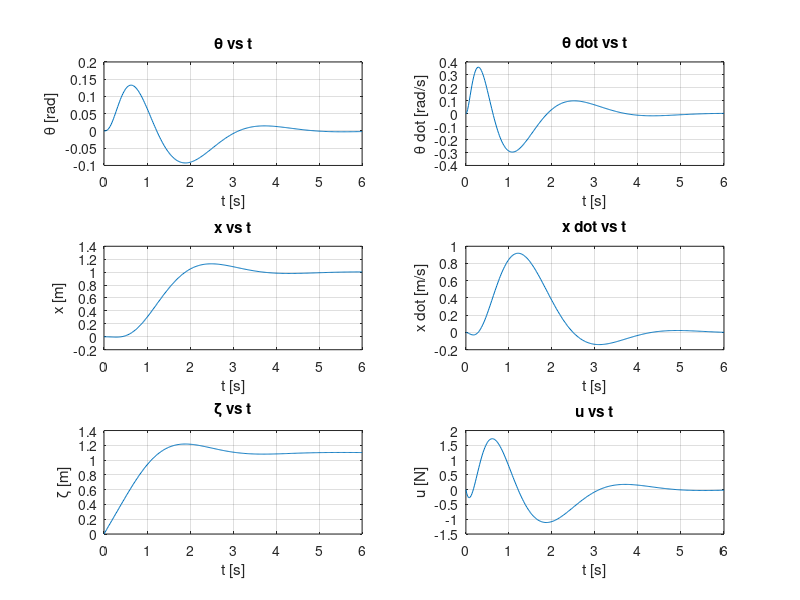

This chart was generated by the following MATLAB code:
# inverted-pendulum.m
#
# Control system simulation for inverted pendulum. Based on Example 12-5 from
# Modern Control Engineering, Fourth Edition by K. Ogata.

pkg load control

clear all
close all

# Inverted pendulum parameters
g = 9.81;   # Gravity constant [m/s]
M = 1.1;    # Cart mass [kg]
m = 0.062;  # Pendulum mass [kg]
l = 0.1425; # Pendulum length to center of mass [m]

# Desired closed loop poles
J = [-1+j*sqrt(3) -1-j*sqrt(3) -5 -5 -5];

# State space representation of system
A = [             0 1 0 0;
      (M+m)/(M*l)*g 0 0 0;
                  0 0 0 1;
             -m/M*g 0 0 0];

B = [0 -1/(M*l) 0 1/M]';

C = [0 0 1 0];

D = [0];

Ahat = [ A zeros(4,1);
        -C          0];

Bhat = [B; 0];

# Determine the state feedback gain matrix
Khat = place(Ahat, Bhat, J)
K = Khat(1:4);
kI = -Khat(5);

# Calculate the step response
ts = 0.02;
t = 0:ts:6;

AA = [(A - B*K) B*kI;
             -C    0];

BB = [0 0 0 0 1]';

CC = [C 0];

DD = [0];

sys = ss(AA, BB, CC, DD);
[y, t, x] = step(sys, t);

u = (-Khat * x')';

# Plot the step response
subplot(3,2,1)
plot(t, x(:,1))
grid
title('\theta vs t')
xlabel('t [s]')
ylabel('\theta [rad]')

subplot(3,2,2)
plot(t, x(:,2))
grid
title('\theta dot vs t')
xlabel('t [s]')
ylabel('\theta dot [rad/s]')

subplot(3,2,3)
plot(t, x(:,3))
grid
title('x vs t')
xlabel('t [s]')
ylabel('x [m]')

subplot(3,2,4)
plot(t, x(:,4))
grid
title('x dot vs t')
xlabel('t [s]')
ylabel('x dot [m/s]')

subplot(3,2,5)
plot(t, x(:,5))
grid
title('\zeta vs t')
xlabel('t [s]')
ylabel('\zeta [m]')

subplot(3,2,6)
plot(t, u)
grid
title('u vs t')
xlabel('t [s]')
ylabel('u [N]')
